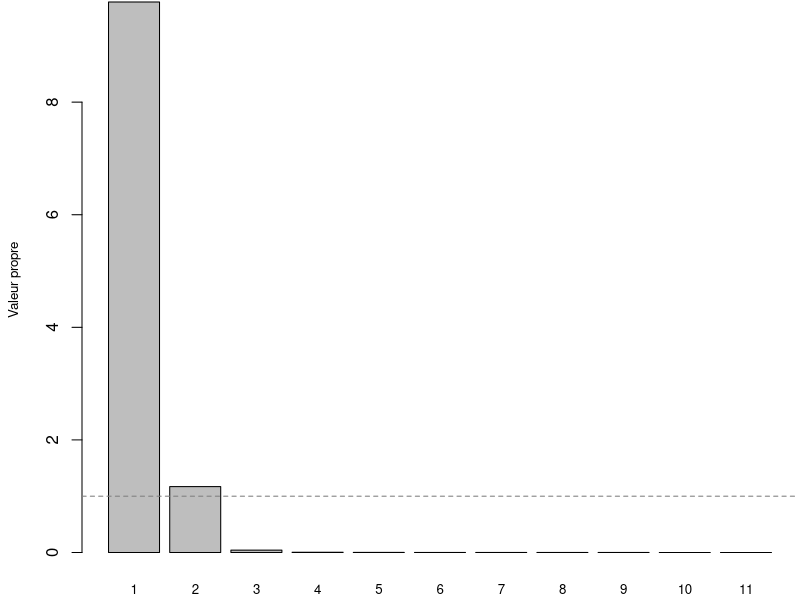
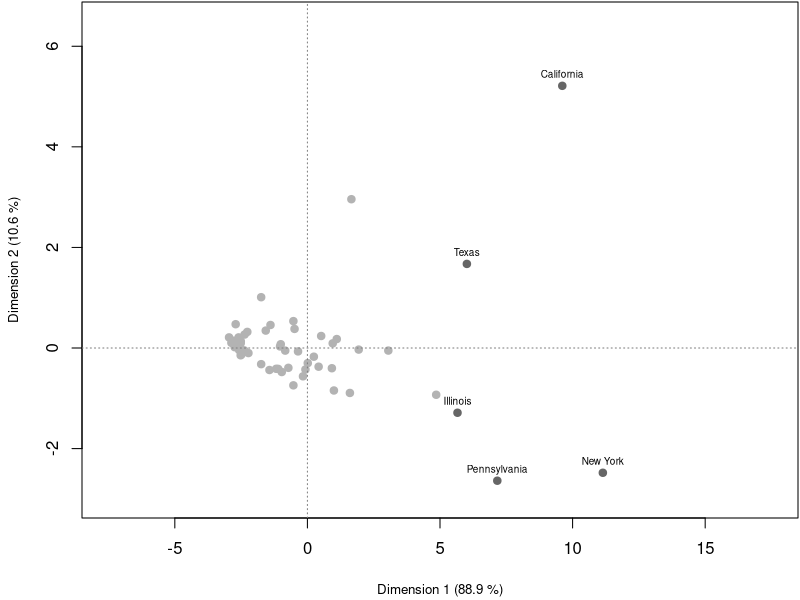
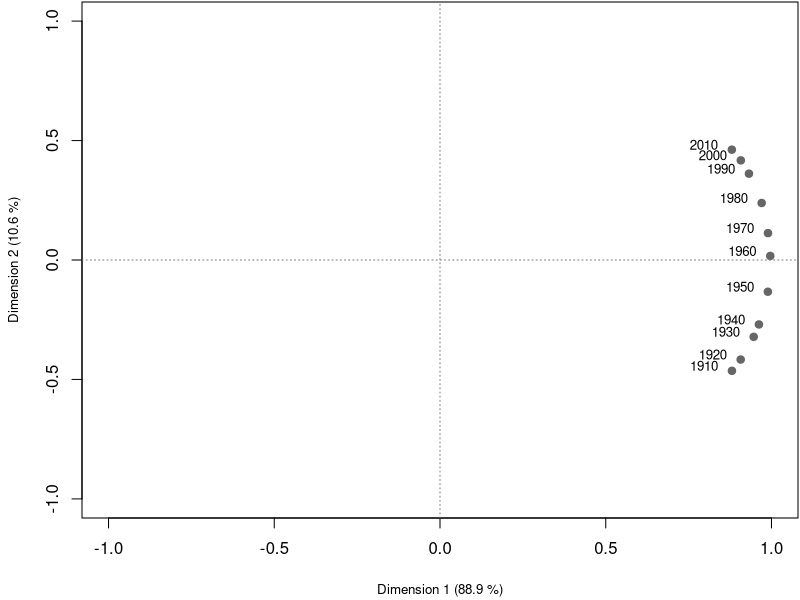
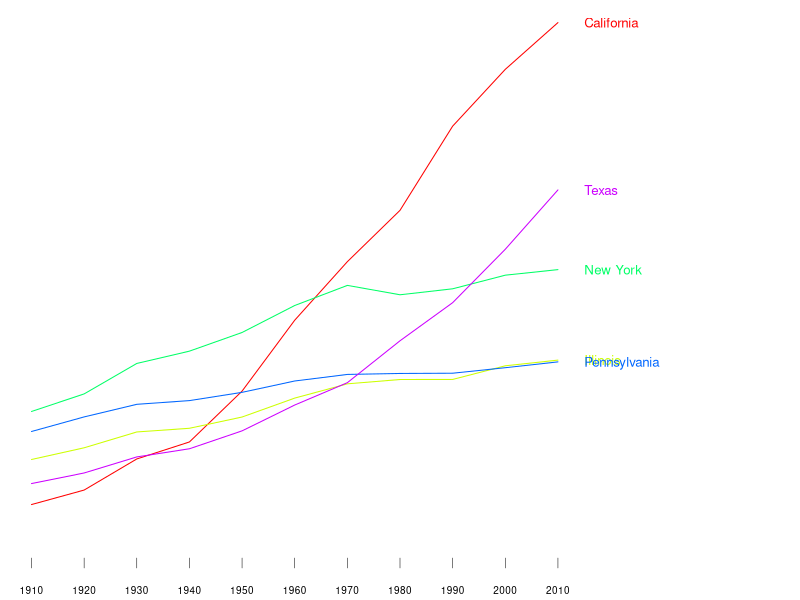
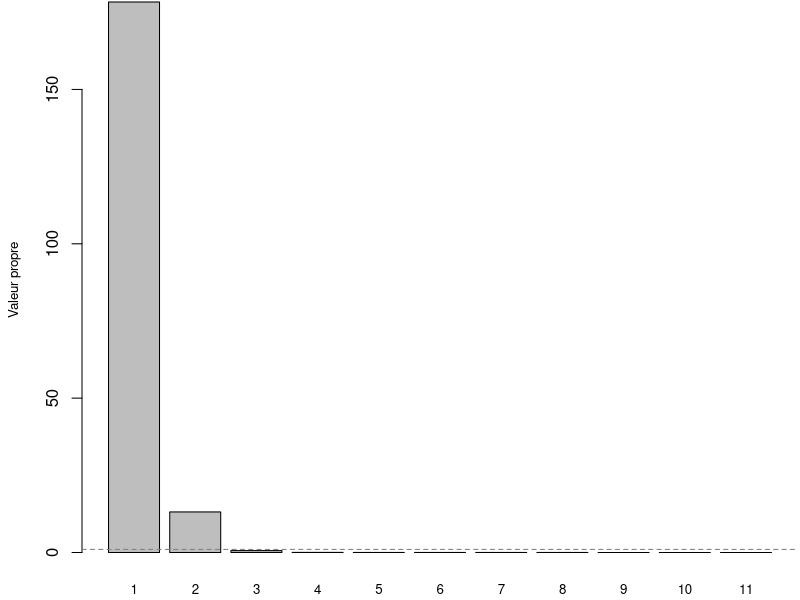
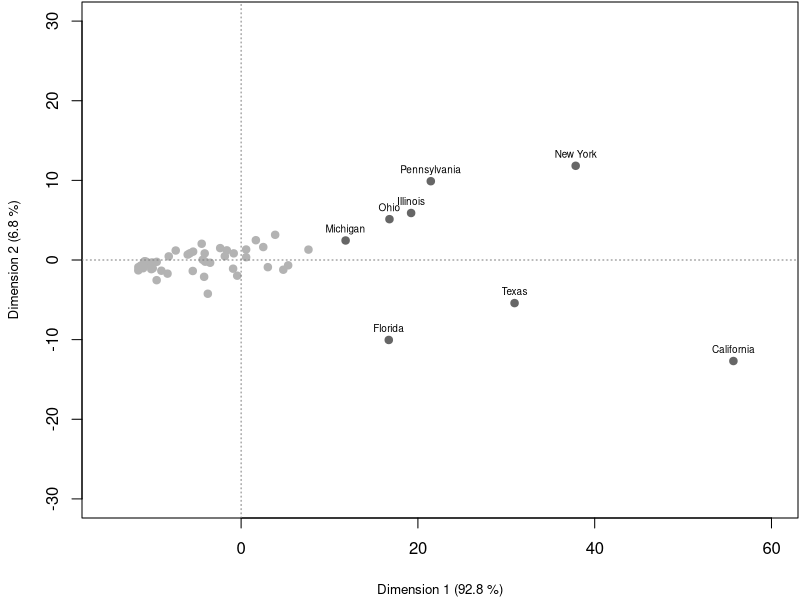
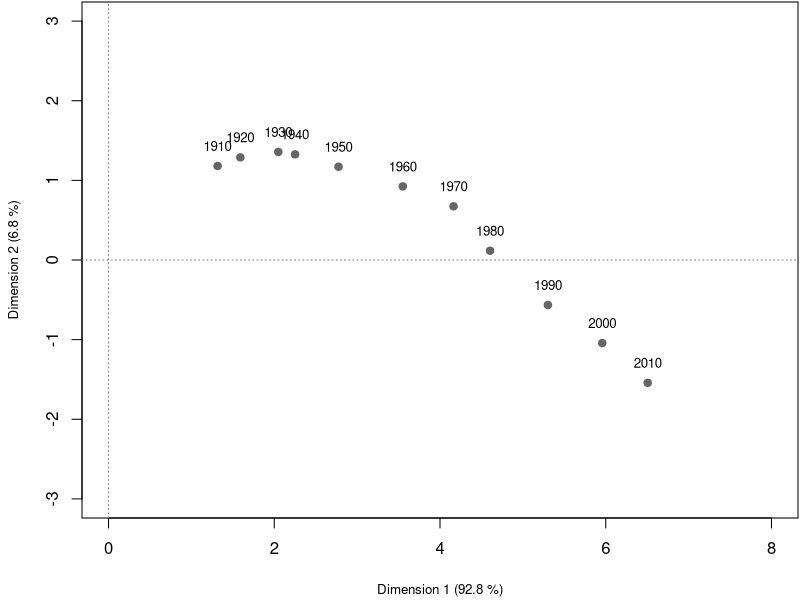

Write the R code that produced these figures, in order.
## ---- chunk 1
knitr::opts_chunk$set(echo = FALSE, fig.align = "center")
library(knitr)
library(FactoMineR)
## ---- chunk 2
us = read.table("US_DATA.csv", header = T)
## ---- chunk 3
kable(head(us))
## ---- chunk 4
us_pop = us[grep("POPULATION", names(us))]
rownames(us_pop) = us$STATENAME
## ---- chunk 5
kable(head(us_pop))
## ---- chunk 6
acp1 = PCA(us_pop, graph = FALSE)
## ---- chunk 7
par(mar = c(2, 4, 0, 0) + .1)
barplot(acp1$eig[,1], 
        names.arg = 1:ncol(us_pop),
        cex.names = .8,
        ylab = "Valeur propre",
        cex.lab = .8)
abline(h = 1, lty = 2, col = "gray50")
## ---- chunk 8
par(mar = c(4, 4, 0, 0) + .1)
lab = rownames(us_pop)
lab[acp1$ind$dist < 5] = ""
plot(acp1$ind$coord,
     xlim = c(-7.5, 17.5),
     ylim = c(-3, 6.5),
     pch = 19,
     col = c("gray40", "gray70")[(lab == "") + 1],
     xlab = "Dimension 1 (88.9 %)",
     ylab = "Dimension 2 (10.6 %)",
     cex.lab = .8)
text(acp1$ind$coord, lab, 
     adj = c(.5,-1), cex = .6)
abline(h = 0, lty = 3, col = "gray50")
abline(v = 0, lty = 3, col = "gray50")
## ---- chunk 9
par(mar = c(4, 4, 0, 0) + .1)
lab = names(us_pop)
plot(acp1$var$coord,
     xlim = c(-1, 1),
     ylim = c(-1, 1),
     pch = 19,
     col = "gray40",
     xlab = "Dimension 1 (88.9 %)",
     ylab = "Dimension 2 (10.6 %)",
     cex.lab = .8)
text(acp1$var$coord, 
     substr(lab, 12, 15), 
     adj = c(1.5,0), cex = .8)
abline(h = 0, lty = 3, col = "gray50")
abline(v = 0, lty = 3, col = "gray50")
## ---- chunk 10
par(mar = c(2, 0, 0, 0) + .1)
etats = rownames(us_pop)[acp1$ind$dist > 5]
annees = seq(1910, 2010, by = 10)
couleurs = rainbow(length(etats))
names(couleurs) = etats
plot(NULL, NULL, 
     xlim = c(1910, 2050),
     ylim = c(0, max(us_pop / 1000)),
     axes = F)
axis(1, at = annees, 
     lwd = 0, lwd.ticks = .5,
     cex.axis = .6)
for (e in etats) {
    v = unlist(us_pop[e,] / 1000)
    lines(annees,
          v,
          col = couleurs[e])
    text(2015,
         tail(v, 1),
         e, col = couleurs[e],
         adj = c(0, .5),
         cex = .8)
}
## ---- chunk 11
acp2 = PCA(us_pop / 1000000, graph = FALSE, scale.unit = FALSE)
## ---- chunk 12
par(mar = c(2, 4, 0, 0) + .1)
barplot(acp2$eig[,1], 
        names.arg = 1:ncol(us_pop),
        cex.names = .8,
        ylab = "Valeur propre",
        cex.lab = .8)
abline(h = 1, lty = 2, col = "gray50")
## ---- chunk 13
par(mar = c(4, 4, 0, 0) + .1)
lab = rownames(us_pop)
lab[acp2$ind$dist < 12] = ""
plot(acp2$ind$coord,
     xlim = c(-15, 60),
     ylim = c(-30, 30),
     pch = 19,
     col = c("gray40", "gray70")[(lab == "") + 1],
     xlab = "Dimension 1 (92.8 %)",
     ylab = "Dimension 2 (6.8 %)",
     cex.lab = .8)
text(acp2$ind$coord, lab, 
     adj = c(.5,-1), cex = .6)
abline(h = 0, lty = 3, col = "gray50")
abline(v = 0, lty = 3, col = "gray50")
## ---- chunk 14
par(mar = c(4, 4, 0, 0) + .1)
lab = names(us_pop)
plot(acp2$var$coord,
     xlim = c(0, 8),
     ylim = c(-3, 3),
     pch = 19,
     col = "gray40",
     xlab = "Dimension 1 (92.8 %)",
     ylab = "Dimension 2 (6.8 %)",
     cex.lab = .8)
text(acp2$var$coord, 
     substr(lab, 12, 15), 
     adj = c(.5,-1.5), cex = .8)
abline(h = 0, lty = 3, col = "gray50")
abline(v = 0, lty = 3, col = "gray50")
